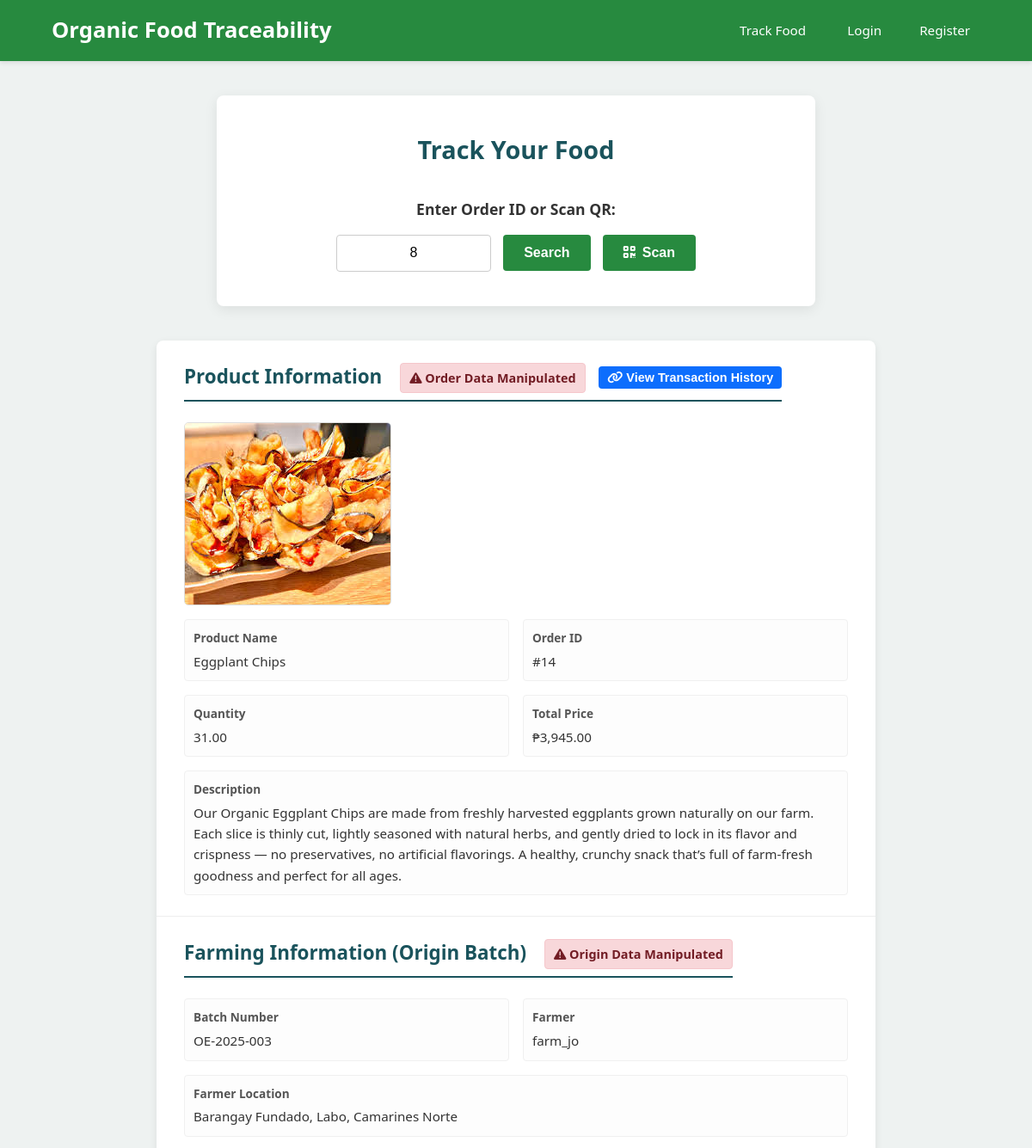
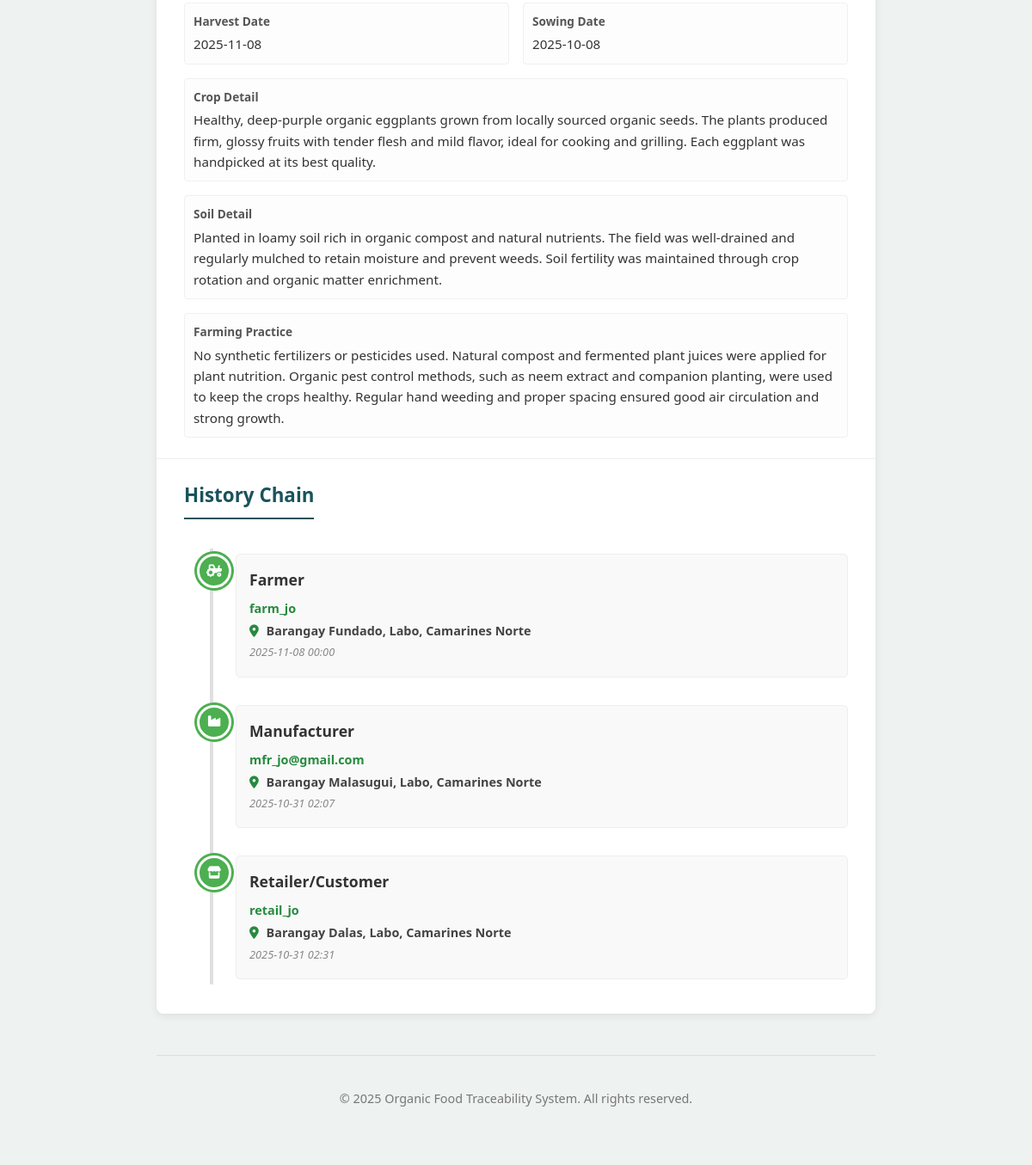
The app's page /track_food.php?batch_id=8 with its own data (2 pictures, top to bottom).
### tables this page shows
CREATE TABLE IF NOT EXISTS `orders` (
  `OrderID` int NOT NULL AUTO_INCREMENT,
  `ProductID` int NOT NULL,
  `SellerID` int NOT NULL,
  `BuyerID` int NOT NULL,
  `OrderQuantity` decimal(10,2) NOT NULL,
  `TotalPrice` decimal(10,2) NOT NULL,
  `OrderDate` datetime DEFAULT CURRENT_TIMESTAMP,
  `Status` varchar(50) NOT NULL DEFAULT 'Pending Confirmation',
  `SourceBatchID` int DEFAULT NULL,
  `SourceProductOrderID` int DEFAULT NULL,
  `AssignedDistributorID` int DEFAULT NULL,
  `PickupDate` datetime DEFAULT NULL,
  `DeliveryDate` datetime DEFAULT NULL,
  `ShippingAddress` text,
  `isManipulated` tinyint(1) NOT NULL DEFAULT '0',
  `TransactionHash` varchar(255) DEFAULT NULL,
  PRIMARY KEY (`OrderID`),
  KEY `ProductID` (`ProductID`),
  KEY `SellerID` (`SellerID`),
  KEY `BuyerID` (`BuyerID`),
  KEY `SourceBatchID` (`SourceBatchID`),
  KEY `SourceProductOrderID` (`SourceProductOrderID`),
  KEY `AssignedDistributorID` (`AssignedDistributorID`)
);

CREATE TABLE IF NOT EXISTS `products` (
  `ProductID` int NOT NULL AUTO_INCREMENT,
  `ProductName` varchar(150) NOT NULL,
  `ProductDescription` text,
  `CreatedByUserID` int NOT NULL,
  `ProductImage` varchar(255) DEFAULT NULL,
  `Quantity` decimal(10,2) DEFAULT NULL,
  `Price` decimal(10,2) DEFAULT NULL,
  `ShelfLifeDays` int DEFAULT NULL,
  `ProductType` varchar(20) NOT NULL DEFAULT 'Processed',
  `DateAdded` datetime DEFAULT CURRENT_TIMESTAMP,
  PRIMARY KEY (`ProductID`),
  KEY `CreatedByUserID` (`CreatedByUserID`),
  KEY `idx_product_type` (`ProductType`)
);

CREATE TABLE IF NOT EXISTS `productbatches` (
  `BatchID` int NOT NULL AUTO_INCREMENT,
  `ProductID` int NOT NULL,
  `UserID` int NOT NULL,
  `BatchNumber` varchar(100) NOT NULL,
  `SowingDate` date DEFAULT NULL,
  `HarvestedDate` date NOT NULL,
  `CropDetails` text,
  `SoilDetails` text,
  `FarmPractice` text,
  `TransactionHash` varchar(255) DEFAULT NULL,
  `QRCodePath` varchar(255) DEFAULT NULL,
  `DateCreated` datetime DEFAULT CURRENT_TIMESTAMP,
  PRIMARY KEY (`BatchID`),
  UNIQUE KEY `unique_batch` (`UserID`,`BatchNumber`),
  KEY `ProductID` (`ProductID`)
);

CREATE TABLE IF NOT EXISTS `users` (
  `UserID` int NOT NULL AUTO_INCREMENT,
  `Username` varchar(100) NOT NULL,
  `PasswordHash` varchar(255) NOT NULL,
  `RoleID` int NOT NULL,
  `FullName` varchar(150) DEFAULT NULL,
  `Email` varchar(150) DEFAULT NULL,
  `ContactNumber` varchar(20) DEFAULT NULL,
  `Address` text,
  `CertificateInfo` varchar(255) DEFAULT NULL,
  `VerificationStatus` varchar(20) NOT NULL DEFAULT 'Pending',
  `VerifiedByAdminID` int DEFAULT NULL,
  `VerificationDate` datetime DEFAULT NULL,
  `DateRegistered` datetime DEFAULT CURRENT_TIMESTAMP,
  PRIMARY KEY (`UserID`),
  UNIQUE KEY `Username` (`Username`),
  UNIQUE KEY `Email` (`Email`),
  KEY `RoleID` (`RoleID`),
  KEY `VerifiedByAdminID` (`VerifiedByAdminID`)
);

### track_food.php (the view, shortened to what the rows shown need)
<?php
include_once 'db.php';
$search_order_id = null; $search_batch_id = null; $batch_details = null; $order_details = null; $chain_history = [];
$error_message = ''; $is_origin_verified = false; $is_order_verified = false;
if (isset($_GET['order_id'])) { $search_order_id = filter_input(INPUT_GET, 'order_id', FILTER_VALIDATE_INT); }
elseif (isset($_GET['batch_id'])) { $search_batch_id = filter_input(INPUT_GET, 'batch_id', FILTER_VALIDATE_INT); }
if ($search_order_id && $search_order_id > 0) {
    $sql_order = "SELECT o.*, s.Username as SellerName, s.Address as SellerAddress, b.Username as BuyerName, b.Address as BuyerAddress, d.Username as DistributorName, d.Address as DistributorAddress, p.ProductName as OrderedProductName, p.ProductImage as OrderedProductImage, p.Quantity as ProductUnitQty, p.Price as ProductUnitPrice, p.ShelfLifeDays as ProductShelfLife, p.ProductDescription, o.TransactionHash as OrderHash FROM Orders o JOIN Users s ON o.SellerID = s.UserID JOIN Users b ON o.BuyerID = b.UserID LEFT JOIN Users d ON o.AssignedDistributorID = d.UserID JOIN Products p ON o.ProductID = p.ProductID WHERE o.OrderID = ?";
    $stmt_order = $conn->prepare($sql_order);
    if ($stmt_order) { $stmt_order->bind_param("i", $search_order_id); $stmt_order->execute(); $result_order = $stmt_order->get_result();
        if ($result_order->num_rows == 1) { $order_details = $result_order->fetch_assoc(); $search_batch_id = $order_details['SourceBatchID'];
            $stored_order_hash = $order_details['OrderHash'];
            $order_data_to_rehash = ['ProductID' => (string)$order_details['ProductID'], 'SellerID' => (string)$order_details['SellerID'], 'BuyerID' => (string)$order_details['BuyerID'], 'OrderQuantity' => number_format($order_details['OrderQuantity'], 2, '.', ''), 'TotalPrice' => number_format($order_details['TotalPrice'], 2, '.', '')];
            $recalculated_order_hash = hash('sha256', json_encode($order_data_to_rehash));
            if ($stored_order_hash !== null && $stored_order_hash === $recalculated_order_hash) { $is_order_verified = true; }
        } else { $error_message = "Order ID not found."; } $stmt_order->close();
    } else { $error_message = "Error searching order."; error_log("Track food order prep fail: ".$conn->error); }
} elseif ($search_batch_id && $search_batch_id > 0) {
     $sql_order_from_batch = "SELECT o.*, s.Username as SellerName, s.Address as SellerAddress, b.Username as BuyerName, b.Address as BuyerAddress, d.Username as DistributorName, d.Address as DistributorAddress, p.ProductName as OrderedProductName, p.ProductImage as OrderedProductImage, p.Quantity as ProductUnitQty, p.Price as ProductUnitPrice, p.ShelfLifeDays as ProductShelfLife, p.ProductDescription, o.TransactionHash as OrderHash FROM Orders o JOIN Users s ON o.SellerID = s.UserID JOIN Users b ON o.BuyerID = b.UserID LEFT JOIN Users d ON o.AssignedDistributorID = d.UserID JOIN Products p ON o.ProductID = p.ProductID WHERE o.SourceBatchID = ? ORDER BY o.OrderDate DESC LIMIT 1";
     $stmt_order_b = $conn->prepare($sql_order_from_batch);
     if ($stmt_order_b) { $stmt_order_b->bind_param("i", $search_batch_id); $stmt_order_b->execute(); $result_order_b = $stmt_order_b->get_result(); if ($result_order_b->num_rows >= 1) { $order_details = $result_order_b->fetch_assoc(); $search_order_id = $order_details['OrderID'];
     } $stmt_order_b->close(); }
     else { $error_message = "Error searching order from batch."; error_log("Track food order(batch) prep fail: ".$conn->error);}
}
if ($search_batch_id && $search_batch_id > 0) {
    $sql_batch = "SELECT pb.*, p.ProductName as RawProductName, p.ProductImage as RawProductImage, u.Username as FarmerName, u.Address as FarmerAddress, pb.TransactionHash FROM ProductBatches pb JOIN Products p ON pb.ProductID = p.ProductID JOIN Users u ON pb.UserID = u.UserID WHERE pb.BatchID = ?";
    $stmt_batch = $conn->prepare($sql_batch);
    if ($stmt_batch) { $stmt_batch->bind_param("i", $search_batch_id); $stmt_batch->execute(); $result_batch = $stmt_batch->get_result();
        if ($result_batch->num_rows == 1) { $batch_details = $result_batch->fetch_assoc();
            $stored_hash = $batch_details['TransactionHash']; $data_to_rehash = ['BatchID' => (string)$batch_details['BatchID'], 'ProductID' => (string)$batch_details['ProductID'], 'UserID' => (string)$batch_details['UserID'], 'BatchNumber' => $batch_details['BatchNumber'], 'SowingDate' => $batch_details['SowingDate'], 'HarvestedDate' => $batch_details['HarvestedDate'], 'CropDetails' => $batch_details['CropDetails'], 'SoilDetails' => $batch_details['SoilDetails'], 'FarmPractice' => $batch_details['FarmPractice']];
            $recalculated_hash = hash('sha256', json_encode($data_to_rehash));
            $is_origin_verified = ($stored_hash !== null && $stored_hash === $recalculated_hash);
        } else { if(empty($error_message)) $error_message = "Origin batch details (ID: $search_batch_id) not found."; $batch_details=null; } $stmt_batch->close();
    } else { $error_message = "Error preparing batch query."; error_log("Track food batch prep fail: ".$conn->error); $batch_details=null;}
}
elseif ($search_order_id && !$search_batch_id && $order_details) { if (empty($error_message)) $error_message = "Order found (#$search_order_id), traceability link pending."; }
$chain_history = [];
if ($batch_details) { $chain_history[]=['step'=>'Farmer','actor'=>$batch_details['FarmerName'],'location'=>$batch_details['FarmerAddress'],'action'=>'Harvested','date'=>$batch_details['HarvestedDate'],'status'=>'Completed', 'icon'=>'fa-tractor'];
    if($order_details && $order_details['SourceBatchID'] == $batch_details['BatchID']){
        $chain_history[]=['step'=>'Manufacturer','actor'=>$order_details['SellerName'],'location'=>$order_details['SellerAddress'],'action'=>'Processed','date'=>$order_details['OrderDate'],'status'=>$order_details['Status'], 'icon'=>'fa-industry'];
        if($order_details['Status']=='Delivered'){ $del_date = $order_details['DeliveryDate'] ?? $order_details['OrderDate']; $chain_history[]=['step'=>'Retailer/Customer','actor'=>$order_details['BuyerName'],'location'=>$order_details['BuyerAddress'],'action'=>'Delivered','date'=>$del_date,'status'=>'Delivered', 'icon'=>'fa-store']; }
    }
}
?>
<!DOCTYPE html>
<html lang="en">
<head>
    <link rel="stylesheet" href="track_style.css">
    <link rel="stylesheet" href="https://cdnjs.cloudflare.com/ajax/libs/font-awesome/6.0.0/css/all.min.css">
</head>
<body>
    <div class="public-content-wrapper">
        <section class="tracker-section" style="max-width: 600px; margin: 2.5rem auto;">
            <h2>Track Your Food</h2>
        </section>
        <?php if ($order_details || $batch_details):  ?>
        <div class="track-card">
            <div class="info-section">
                <h2>
                    Product Information
                    <?php if ($order_details):  ?>
                        <?php if ($is_order_verified): ?>
                            <span class="verification-badge verified"><i class="fas fa-check-circle"></i> Order Verified</span>
                        <?php else: ?>
                             <span class="verification-badge manipulated"><i class="fas fa-exclamation-triangle"></i> Order Data Manipulated</span>
                        <?php endif; ?>
                    <?php endif; ?>
                    <?php if ($batch_details || $order_details): ?>
                        <button id="viewChainBtn" class="btn-view-chain"><i class="fas fa-link"></i> View Transaction History</button>
                    <?php endif; ?>
                </h2>
                <?php
                $display_name = $order_details['OrderedProductName'] ?? ($batch_details['RawProductName'] ?? 'N/A');
                $display_image = $order_details['OrderedProductImage'] ?? ($batch_details['RawProductImage'] ?? null);
                $display_desc = $order_details['ProductDescription'] ?? ($batch_details['ProductDescription'] ?? 'N/A');
                ?>
                <?php if(!empty($display_image) && file_exists($display_image)){ echo '<img src="'.htmlspecialchars($display_image).'" alt="Product Image" class="product-image">'; } ?>
                <div class="details-grid">
                    <div class="detail-item"><label>Product Name</label><p><?php echo htmlspecialchars($display_name); ?></p></div>
                    <?php if($order_details): ?>
                        <div class="detail-item"><label>Order ID</label><p>#<?php echo htmlspecialchars($order_details['OrderID']); ?></p></div>
                        <div class="detail-item"><label>Quantity</label><p><?php echo htmlspecialchars($order_details['OrderQuantity']); ?></p></div>
                        <div class="detail-item"><label>Total Price</label><p>&#8369;<?php echo number_format($order_details['TotalPrice'], 2); ?></p></div>
                    <?php endif; ?>
                    <div class="detail-item full-width"><label>Description</label><p><?php echo nl2br(htmlspecialchars($display_desc)); ?></p></div>
                </div>
            </div>
            <?php if ($batch_details): ?>
            <div class="info-section">
                <h2>
                    Farming Information (Origin Batch)
                    <?php if (isset($is_origin_verified)): ?>
                        <?php if ($is_origin_verified): ?>
                            <span class="verification-badge verified"><i class="fas fa-check-circle"></i> Origin Verified</span>
                        <?php else: ?>
                             <span class="verification-badge manipulated"><i class="fas fa-exclamation-triangle"></i> Origin Data Manipulated</span>
                        <?php endif; ?>
                     <?php endif; ?>
                </h2>
                <div class="details-grid">
                    <div class="detail-item"><label>Batch Number</label><p><?php echo htmlspecialchars($batch_details['BatchNumber']); ?></p></div>
                    <div class="detail-item"><label>Farmer</label><p><?php echo htmlspecialchars($batch_details['FarmerName']); ?></p></div>
                    <div class="detail-item full-width"><label>Farmer Location</label><p><?php echo htmlspecialchars($batch_details['FarmerAddress'] ?? 'N/A'); ?></p></div>
                    <div class="detail-item"><label>Harvest Date</label><p><?php echo htmlspecialchars($batch_details['HarvestedDate']); ?></p></div>
                    <div class="detail-item"><label>Sowing Date</label><p><?php echo htmlspecialchars($batch_details['SowingDate'] ?? 'N/A'); ?></H4></div>
                    <div class="detail-item full-width"><label>Crop Detail</label><p><?php echo nl2br(htmlspecialchars($batch_details['CropDetails'] ?? 'N/A')); ?></p></div>
                    <div class="detail-item full-width"><label>Soil Detail</label><p><?php echo nl2br(htmlspecialchars($batch_details['SoilDetails'] ?? 'N/A')); ?></p></div>
                    <div class="detail-item full-width"><label>Farming Practice</label><p><?php echo nl2br(htmlspecialchars($batch_details['FarmPractice'] ?? 'N/A')); ?></p></div>
                </div>
            </div>
            <?php endif; ?>
            <div class="info-section">
                <h2>History Chain</h2>
                <?php if (!empty($chain_history)): ?>
                    <div class="vertical-timeline">
                        <?php
                         $step_count = count($chain_history); $completed_status = ['Completed', 'Shipped', 'Received', 'Finished', 'Delivered']; $current_stage_found = false;
                        for ($index = $step_count - 1; $index >= 0; $index--): $event = $chain_history[$index]; $is_completed = in_array($event['status'] ?? 'Completed', $completed_status); $is_active = false; if (!$is_completed && !$current_stage_found) { $is_active = true; $current_stage_found = true; } $chain_history[$index]['is_completed'] = $is_completed; $chain_history[$index]['is_active'] = $is_active; endfor; if (!$current_stage_found && $step_count > 0) { $chain_history[$step_count - 1]['is_completed'] = true; }
                        foreach ($chain_history as $index => $event):
                            $step_class = $event['is_completed'] ? 'completed' : '';
                            $step_class .= $event['is_active'] ? ' active' : '';
                        ?>
                            <div class="timeline-item <?php echo trim($step_class); ?>">
                                <div class="timeline-icon"><i class="fas <?php echo htmlspecialchars($event['icon'] ?? 'fa-question-circle'); ?>"></i></div>
                                <div class="timeline-content">
                                    <h4><?php echo htmlspecialchars($event['step']); ?></h4>
                                    <p><span class="actor"><?php echo htmlspecialchars($event['actor']); ?></span></p>
                                    <p class="location"><i class="fas fa-map-marker-alt"></i> <?php echo htmlspecialchars($event['location'] ?? 'N/A'); ?></p>
                                    <p class="time"><?php echo date('Y-m-d H:i', strtotime($event['date'])); ?></p>
                                </div>
                            </div>
                        <?php endforeach; ?>
                    </div>
                <?php else: ?>
                    <p style="text-align:center;">No tracking history available.</p>
                <?php endif; ?>
            </div>
        </div> <?php endif; ?>
</div>
</body>
</html>

### records on screen
orders: ProductID.ProductImage (picture), ProductID.ProductName "Eggplant Chips", OrderID "14", OrderQuantity "31.00", TotalPrice "3,945.00", ProductID.ProductDescription "Our Organic Eggplant Chips are made from freshly harvested eggplants grown naturally on our farm. Each slice is thinly cut, lightly seasoned with natural herbs, and gently dried to lock in its flavor and crispness — no preservatives, no artificial flavorings. A healthy, crunchy snack that’s full of farm-fresh goodness and perfect for all ages.", step "Manufacturer", SellerID.Username "mfr_jo@gmail.com", SellerID.Address "Barangay Malasugui, Labo, Camarines Norte", OrderDate "2025-10-31 02:07", step "Retailer/Customer", BuyerID.Username "retail_jo", BuyerID.Address "Barangay Dalas, Labo, Camarines Norte", DeliveryDate "2025-10-31 02:31"
productbatches: BatchNumber "OE-2025-003", UserID.Username "farm_jo", UserID.Address "Barangay Fundado, Labo, Camarines Norte", HarvestedDate "2025-11-08", SowingDate "2025-10-08", CropDetails "Healthy, deep-purple organic eggplants grown from locally sourced organic seeds. The plants produced firm, glossy fruits with tender flesh and mild flavor, ideal for cooking and grilling. Each eggplant was handpicked at its best quality.", SoilDetails "Planted in loamy soil rich in organic compost and natural nutrients. The field was well-drained and regularly mulched to retain moisture and prevent weeds. Soil fertility was maintained through crop rotation and organic matter enrichment.", FarmPractice "No synthetic fertilizers or pesticides used. Natural compost and fermented plant juices were applied for plant nutrition. Organic pest control methods, such as neem extract and companion planting, were used to keep the crops healthy. Regular hand weeding and proper spacing ensured good air circulation and strong growth.", step "Farmer", HarvestedDate "2025-11-08 00:00"
